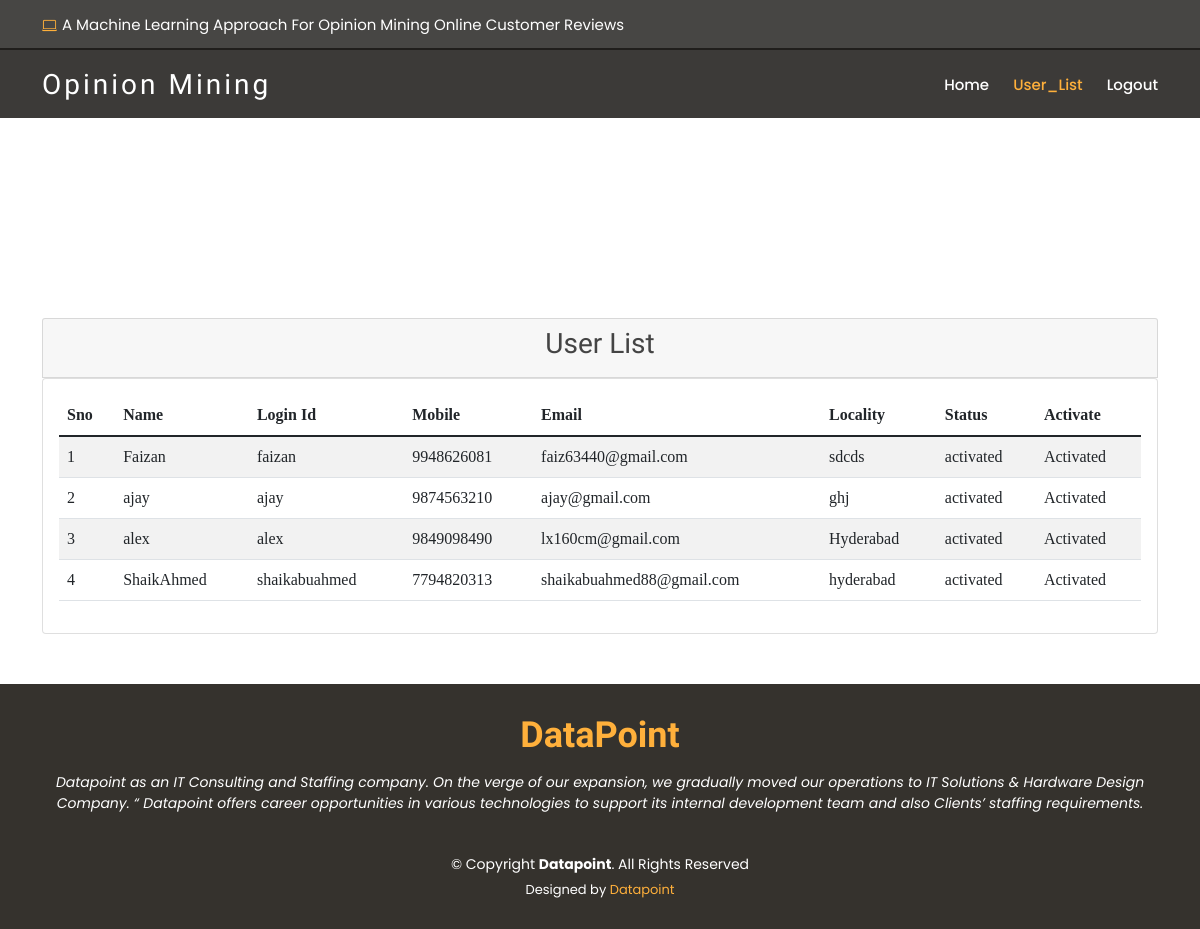
Page /RegisterUsersView/ on the committed database.
### users/models.py (models this page shows, shortened)
class UserRegistrationModel(models.Model):
    name = models.CharField(max_length=100)
    loginid = models.CharField(unique=True, max_length=100)
    password = models.CharField(max_length=100)
    mobile = models.CharField(unique=True, max_length=100)
    email = models.CharField(unique=True, max_length=100)
    locality = models.CharField(max_length=100)
    address = models.CharField(max_length=1000)
    city = models.CharField(max_length=100)
    state = models.CharField(max_length=100)
    status = models.CharField(max_length=100)
    class Meta:
        db_table = 'UserRegistrations'

### admins/views.py (the view)
# urls.py: path('RegisterUsersView/', admins.RegisterUsersView, name='RegisterUsersView'),
def RegisterUsersView(request):
    data = UserRegistrationModel.objects.all()
    return render(request, 'admins/viewregisterusers.html', {'data': data})

### assets/templates/admins/viewregisterusers.html (shortened to what this page needs)
{% extends 'admins/adminbase.html' %}
{% block user_list %}active{% endblock %}
{% block content %}
<div class="jumbotron">
    <div class="container">
        <div class="row">
            <div class="col-md-12">
                <div class="card card-header">
                    <h1 class="text-center h3"> User List</h1>
                </div>
                <div class="card card-body">
                    <table class="table table-striped">
                        <thead>
                            <tr>
                                <th scope="col">Sno</th>
                                <th scope="col">Name</th>
                                <th scope="col">Login Id</th>
                                <th scope="col">Mobile</th>
                                <th scope="col">Email</th>
                                <th scope="col">Locality</th>
                                <th scope="col">Status</th>
                                <th scope="col">Activate</th>
                            </tr>
                        </thead>
                        <tbody>
                            {% for user in data %}
                            <tr>
                                <td>{{ forloop.counter }}</td>
                                <td>{{ user.name }}</td>
                                <td>{{ user.loginid }}</td>
                                <td>{{ user.mobile }}</td>
                                <td>{{ user.email }}</td>
                                <td>{{ user.locality }}</td>
                                <td>{{ user.status }}</td>
                                {% if user.status == 'waiting' %}
                                <td>
                                    <a class="btn-link" href="/ActivaUsers/?uid={{ user.id }}"
                                        style="color:DARKBLUE">Activate</a>
                                </td>
                                {% else %}
                                <td> Activated</td>
                                {% endif %}
                            </tr>
                            {% endfor %}
                        </tbody>
                    </table>
                </div>
            </div>
        </div>
    </div>
</div>
{% endblock %}

### assets/templates/admins/adminbase.html (shortened to what this page needs)
<!DOCTYPE html>
{% load static %}
<html lang="en">
<head>
  <link href="{% static 'vendor/animate.css/animate.min.css' %}" rel="stylesheet">
  <link href="{% static 'vendor/bootstrap/css/bootstrap.min.css' %}" rel="stylesheet">
  <link href="{% static 'vendor/bootstrap-icons/bootstrap-icons.css' %}" rel="stylesheet">
  <link href="{% static 'vendor/boxicons/css/boxicons.min.css' %}" rel="stylesheet">
  <link href="{% static 'vendor/glightbox/css/glightbox.min.css' %}" rel="stylesheet">
  <link href="{% static 'vendor/swiper/swiper-bundle.min.css' %}" rel="stylesheet">
  <link href="{% static 'css/style.css' %}" rel="stylesheet">
</head>
<body>
  <section id="topbar" class="d-flex align-items-center fixed-top">
    <div class="container-fluid container-xl d-flex align-items-center justify-content-center justify-content-lg-start">
      <i class="bi bi-laptop d-flex align-items-center"><span>A Machine Learning Approach For Opinion Mining Online Customer Reviews</span></i>
    </div>
  </section>
  <header id="header" class="fixed-top d-flex align-items-center header-transparent">
    <div class="container-fluid container-xl d-flex align-items-center justify-content-between">
      <div class="logo me-auto">
        <h1><a href="#">Opinion Mining</a></h1>
      </div>
      <nav id="navbar" class="navbar order-last order-lg-0">
        <ul>
          <li><a class="nav-link scrollto  {% block admin_home %} {% endblock %}" href="{% url 'AdminHome' %}">Home</a></li>
          <li><a class="nav-link scrollto {% block user_list %} {% endblock %}" href="{% url 'ActivaUsers' %}">User_List</a></li>
          <li><a class="nav-link scrollto" href="/">Logout</a></li>
    </div>
  </header>
  <br><br>
  <section id="header">
  </section>
  <main id="main" style="margin: 200px 0 50px 0;">
    {%block content%}{%endblock%}
  </main>
  <footer id="footer">
    <div class="container">
      <h3>DataPoint</h3>
      <p>Datapoint as an IT Consulting and Staffing company. On the verge of our expansion,
        we gradually moved our operations to IT Solutions & Hardware Design Company.
        “ Datapoint offers career opportunities in various technologies to support its
        internal development team and also Clients’ staffing requirements.</p>
      <div class="copyright">
        &copy; Copyright <strong><span>Datapoint</span></strong>. All Rights Reserved
      </div>
      <div class="credits">
        Designed by <a href="https://www.datapointinfo.com/">Datapoint</a>
      </div>
    </div>
  </footer>
</body>
</html>

### assets/static/css/style.css (style rules this page uses)
body { font-family: "Poppins", sans-serif; color: #444444; }
a { text-decoration: none; color: #ffb03b; }
h1, h2, h3, h4, h5, h6 { font-family: "Satisfy", sans-serif; }
#topbar { padding: 0; font-size: 15px; height: 50px; transition: all 0.5s; background: rgba(26, 24, 22, 0.8); z-index: 996; color: rgba(255, 255, 255, 0.7); }
#topbar i { color: #ffb03b; line-height: 0; }
#topbar i span { color: #fff; font-style: normal; padding-left: 5px; }
#header { top: 50px; height: 70px; z-index: 997; transition: all 0.5s; padding: 10px 0; background: rgba(26, 24, 22, 0.85); }
#header.header-transparent { background: transparent; }
#header .logo h1 { font-size: 28px; margin: 0; line-height: 1; font-weight: 400; letter-spacing: 3px; }
#header .logo h1 a, #header .logo h1 a:hover { color: #fff; text-decoration: none; }
.navbar { padding: 0; }
.navbar ul { margin: 0; padding: 0; display: flex; list-style: none; align-items: center; }
.navbar li { position: relative; }
.navbar a, .navbar a:focus { display: flex; align-items: center; justify-content: space-between; padding: 10px 0 10px 24px; font-size: 15px; font-weight: 500; color: white; white-space: nowrap; transition: 0.3s; }
.navbar a:hover, .navbar .active, .navbar .active:focus, .navbar li:hover > a { color: #ffb03b; }
section { padding: 60px 0; }
#footer { background: #35322d; color: #fff; font-size: 14px; text-align: center; padding: 30px 0; }
#footer h3 { font-size: 36px; font-weight: 700; color: #ffb03b; position: relative; padding: 0; margin: 0 0 15px 0; }
#footer p { font-size: 15; font-style: italic; padding: 0; margin: 0 0 40px 0; }
#footer .copyright { margin: 0 0 5px 0; }
#footer .credits { font-size: 13px; }

### assets/templates/admins/viewregisterusers.html (style rules this page uses)
.jumbotron { font-family: "Book Antiqua"; background: white; margin-top: 10px; }

### rows in the picture
UserRegistrationModel: name "Faizan", loginid "faizan", mobile "9948626081", email "faiz63440@gmail.com", locality "sdcds", status "activated", shows "Activated"
UserRegistrationModel: name "ajay", loginid "ajay", mobile "9874563210", email "ajay@gmail.com", locality "ghj", status "activated", shows "Activated"
UserRegistrationModel: name "alex", loginid "alex", mobile "9849098490", email "lx160cm@gmail.com", locality "Hyderabad", status "activated", shows "Activated"
UserRegistrationModel: name "ShaikAhmed", loginid "shaikabuahmed", mobile "7794820313", email "shaikabuahmed88@gmail.com", locality "hyderabad", status "activated", shows "Activated"
